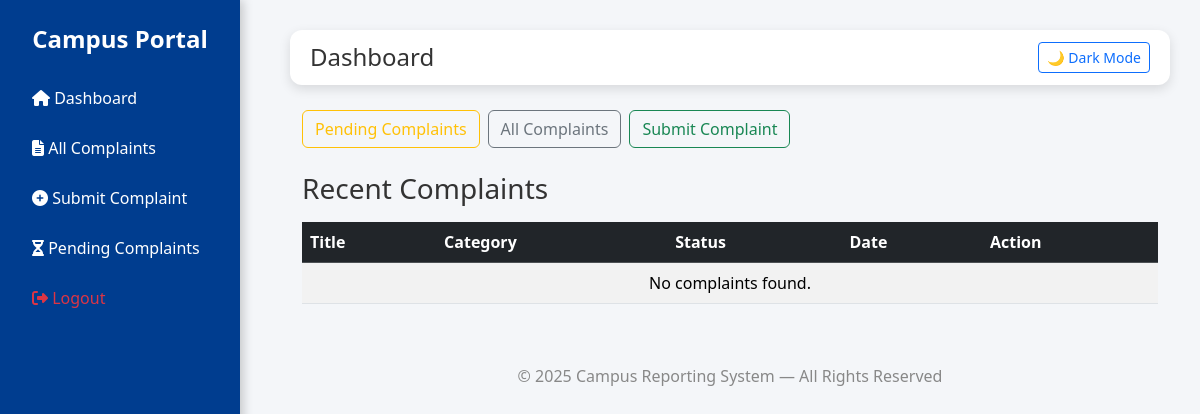
The app's page /dashboard/ (signed in), older data.
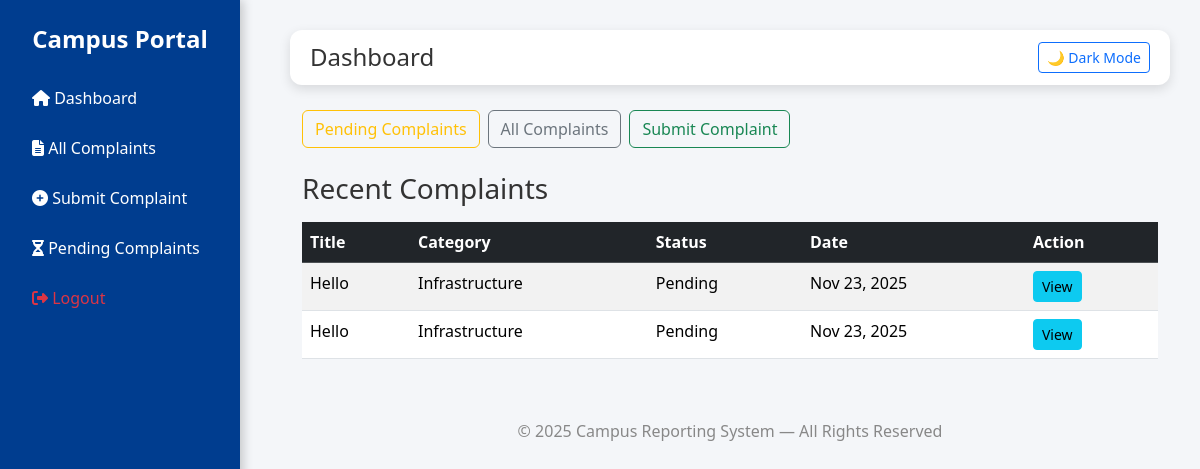
The same page, newer data.
### core/models.py (models this page shows, shortened)
class Complaint(models.Model):
    user = models.ForeignKey(User, on_delete=models.SET_NULL, null=True, blank=True)
    title = models.CharField(max_length=200)
    description = models.TextField()
    category = models.CharField(max_length=50, choices=CATEGORY_CHOICES)
    location = models.CharField(max_length=100, blank=True)
    image = models.ImageField(upload_to='complaint_images/', blank=True, null=True)
    status = models.CharField(max_length=20, choices=STATUS_CHOICES, default='Pending')
    created_at = models.DateTimeField(auto_now_add=True)
    updated_at = models.DateTimeField(auto_now=True)
    anonymous = models.BooleanField(default=False)

### core/views.py (the view)
# urls.py: path('dashboard/', views.dashboard, name='dashboard'),
@login_required
def dashboard(request):
    user = request.user
    if hasattr(user, "profile") and user.profile.role in ["staff", "admin"]:
        complaints = Complaint.objects.all().order_by("-created_at")
    else:
        complaints = Complaint.objects.filter(user=user).order_by("-created_at")
    user_can_update = hasattr(user, "profile") and user.profile.role in ["staff", "admin"]
    return render(request, "core/dashboard.html", {
        "complaints": complaints,
        "user_can_update": user_can_update
    })

### core/templates/core/dashboard.html (shortened to what this page needs)
{% extends "core/base.html" %}
{% block page_title %}Dashboard{% endblock %}
{% block content %}
<div class="container">
    <div class="mb-4 d-flex gap-2">
        <a href="{% url 'pending_complaints' %}" class="btn btn-outline-warning">Pending Complaints</a>
        <a href="{% url 'complaint_list' %}" class="btn btn-outline-secondary">All Complaints</a>
        <a href="{% url 'report_complaint' %}" class="btn btn-outline-success">Submit Complaint</a>
    </div>
    <h3 class="mb-3">Recent Complaints</h3>
    <table class="table table-striped table-hover">
        <thead class="table-dark">
            <tr>
                <th>Title</th>
                <th>Category</th>
                <th>Status</th>
                <th>Date</th>
                <th>Action</th>
            </tr>
        </thead>
        <tbody>
            {% for complaint in complaints %}
            <tr {% if complaint.status == "pending" %}class="table-warning"{% endif %}>
                <td>{{ complaint.title }}</td>
                <td>{{ complaint.category }}</td>
                <td>{{ complaint.status|capfirst }}</td>
                <td>{{ complaint.created_at|date:"M d, Y" }}</td>
                <td>
                    <a href="{% url 'complaint_detail' complaint.id %}" class="btn btn-sm btn-info">View</a>
                </td>
            </tr>
            {% empty %}
            <tr>
                <td colspan="5" class="text-center">No complaints found.</td>
            </tr>
            {% endfor %}
        </tbody>
    </table>
</div>
{% endblock %}

Row changes from the older to the newer data that the page shows:
added Complaint: title "Hello", category "Infrastructure", status "Pending", created_at "Nov 23, 2025"
added Complaint: title "Hello", category "Infrastructure", status "Pending", created_at "Nov 23, 2025"
Text that changed along with them:
text no longer shown: "No complaints found."
